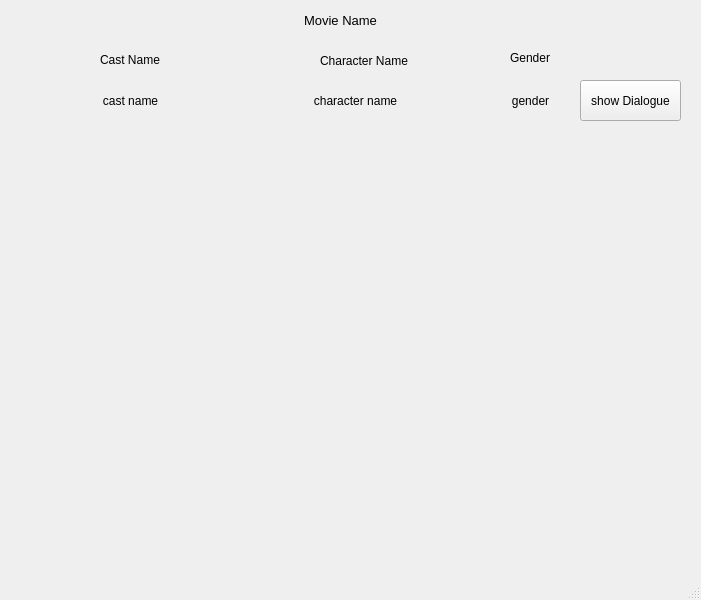
<?xml version="1.0" encoding="UTF-8"?>
<ui version="4.0">
 <class>showCastWindow</class>
 <widget class="QMainWindow" name="showCastWindow">
  <property name="geometry">
   <rect>
    <x>0</x>
    <y>0</y>
    <width>701</width>
    <height>600</height>
   </rect>
  </property>
  <property name="windowTitle">
   <string>MainWindow</string>
  </property>
  <widget class="QWidget" name="centralwidget">
   <widget class="QLabel" name="movieName">
    <property name="geometry">
     <rect>
      <x>-10</x>
      <y>0</y>
      <width>701</width>
      <height>41</height>
     </rect>
    </property>
    <property name="font">
     <font>
      <pointsize>10</pointsize>
     </font>
    </property>
    <property name="text">
     <string>Movie Name</string>
    </property>
    <property name="alignment">
     <set>Qt::AlignCenter</set>
    </property>
   </widget>
   <widget class="QLabel" name="castName">
    <property name="geometry">
     <rect>
      <x>20</x>
      <y>80</y>
      <width>221</width>
      <height>41</height>
     </rect>
    </property>
    <property name="text">
     <string>cast name</string>
    </property>
    <property name="alignment">
     <set>Qt::AlignCenter</set>
    </property>
   </widget>
   <widget class="QLabel" name="characterName">
    <property name="geometry">
     <rect>
      <x>250</x>
      <y>80</y>
      <width>211</width>
      <height>41</height>
     </rect>
    </property>
    <property name="text">
     <string>character name</string>
    </property>
    <property name="alignment">
     <set>Qt::AlignCenter</set>
    </property>
   </widget>
   <widget class="QLabel" name="gender">
    <property name="geometry">
     <rect>
      <x>480</x>
      <y>80</y>
      <width>101</width>
      <height>41</height>
     </rect>
    </property>
    <property name="text">
     <string>gender</string>
    </property>
    <property name="alignment">
     <set>Qt::AlignCenter</set>
    </property>
   </widget>
   <widget class="QPushButton" name="showDialogue">
    <property name="geometry">
     <rect>
      <x>580</x>
      <y>80</y>
      <width>101</width>
      <height>41</height>
     </rect>
    </property>
    <property name="text">
     <string>show Dialogue</string>
    </property>
   </widget>
   <widget class="QLabel" name="label_5">
    <property name="geometry">
     <rect>
      <x>100</x>
      <y>50</y>
      <width>91</width>
      <height>20</height>
     </rect>
    </property>
    <property name="text">
     <string>Cast Name</string>
    </property>
   </widget>
   <widget class="QLabel" name="label_6">
    <property name="geometry">
     <rect>
      <x>320</x>
      <y>50</y>
      <width>91</width>
      <height>21</height>
     </rect>
    </property>
    <property name="text">
     <string>Character Name</string>
    </property>
   </widget>
   <widget class="QLabel" name="label_7">
    <property name="geometry">
     <rect>
      <x>510</x>
      <y>50</y>
      <width>61</width>
      <height>16</height>
     </rect>
    </property>
    <property name="text">
     <string>Gender</string>
    </property>
   </widget>
  </widget>
  <widget class="QStatusBar" name="statusbar"/>
 </widget>
 <resources/>
 <connections/>
</ui>
